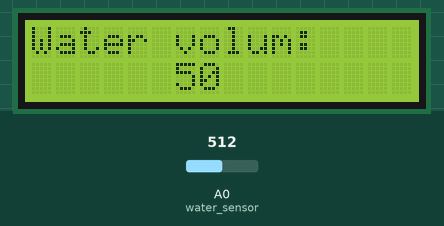
This sketch was run on a simulated Arduino Uno, built with avr-gcc and run on an emulated ATmega328P. Parts: 16×2 character LCD. The inputs (shaded band) are chosen by the test bench; at power-on: A0 (water_sensor) = 512.

Above: at 1.2 s.
1.3 s: A0 (water_sensor) set to 716
At 1.51 s:
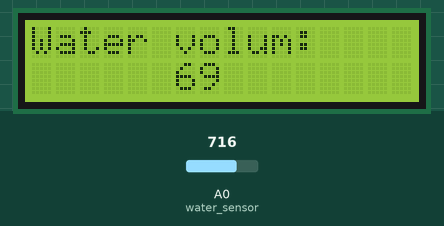
2.8 s: A0 (water_sensor) set to 900
At 3.1 s:
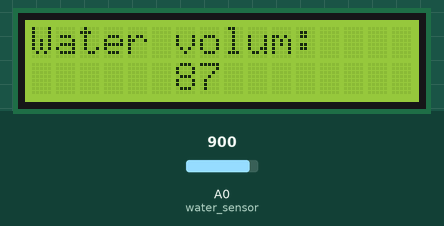
4.4 s: A0 (water_sensor) set to 1023
At 4.69 s:
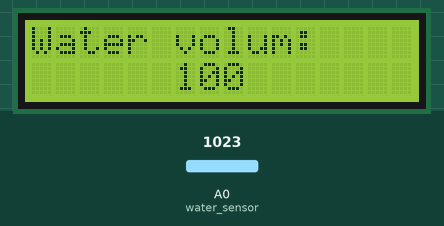

The sketch:

sketch_sep28a.ino
```cpp
#include <Wire.h>
#include <LiquidCrystal_I2C.h>

LiquidCrystal_I2C lcd(0x27,16,2);
const int water_sensor = 0;
int water_val = 0;

void setup() {

Serial.begin(9600);
  unsigned long start = millis();

  // wait 3s for Serial
  while (!Serial && millis() - start < 3000) { }

  lcd.init();
  lcd.backlight();
  lcd.setCursor(0,0);
  lcd.print("Water volum:");

}

void loop() {

  water_val = analogRead(water_sensor);

  int water_percent = map(water_val, 0, 1023, 0, 100);

  lcd.setCursor(6,1);

  lcd.print(water_percent); // how much of the sensor is submerged

  delay(300);

  lcd.setCursor(0,1);

  lcd.print("                ");

}
```

Measured:
- after the input at 1.3 s, the display: first differs from a run without the input after 0.05 s (image 1)
- after the input at 2.8 s, the display: first differs from a run without the input after 0.15 s (image 2)
- after the input at 4.4 s, the display: first differs from a run without the input after 0.14 s (image 3)
